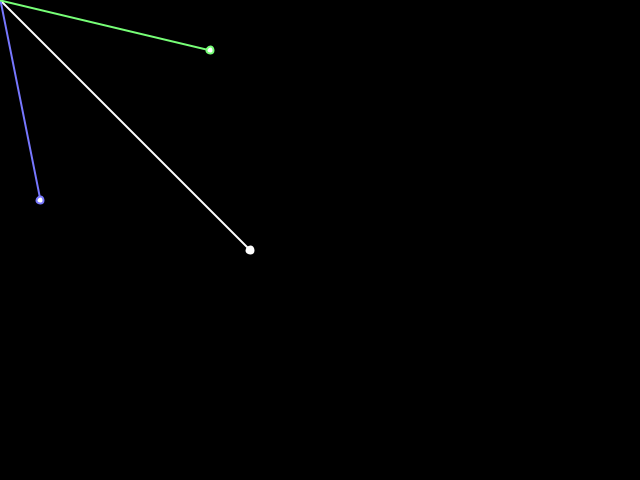
Frame 1 (no input)
Frame 60 (the mouse pressed at the canvas centre just before this capture): identical to frame 1, image omitted
Frame 120 (the mouse held since frame 60 and released just before this capture): identical to frame 1, image omitted

The Processing sketch that drew this single still picture (run headless with seeded random() and noise(); from frame 60 on, the mouse is pressed at the canvas centre):

// Processing sketch: sketch_04_vector_addition_subtraction_movement
// ── sketch_04_vector_addition_subtraction_movement.pde
PVector v1, v2, v3;

void setup() {
  size(640, 480);
  v1 = new PVector(250, 250);
  v2 = new PVector(40, 200); 
  v3 = new PVector();

  // addition of v1 + v2
  v3.x = v1.x - v2.x;
  v3.y = v1.y - v2.y;
  
  // in-built method works like this:
  // v3 = PVector.add(v1,v2);
  
  // just for visualization:
  strokeWeight(2);
}

void draw() {
  background(#000000);
  // v1
  stroke(#FFFFFF);
  line(0, 0, v1.x, v1.y);
  ellipse(v1.x, v1.y, 7, 7);
  // v2
  stroke(#7777FF);
  line(0, 0, v2.x, v2.y);
  ellipse(v2.x, v2.y, 7, 7);
  // v3
  stroke(#77FF77);
  line(0, 0, v3.x, v3.y);
  ellipse(v3.x, v3.y, 7, 7);
}
